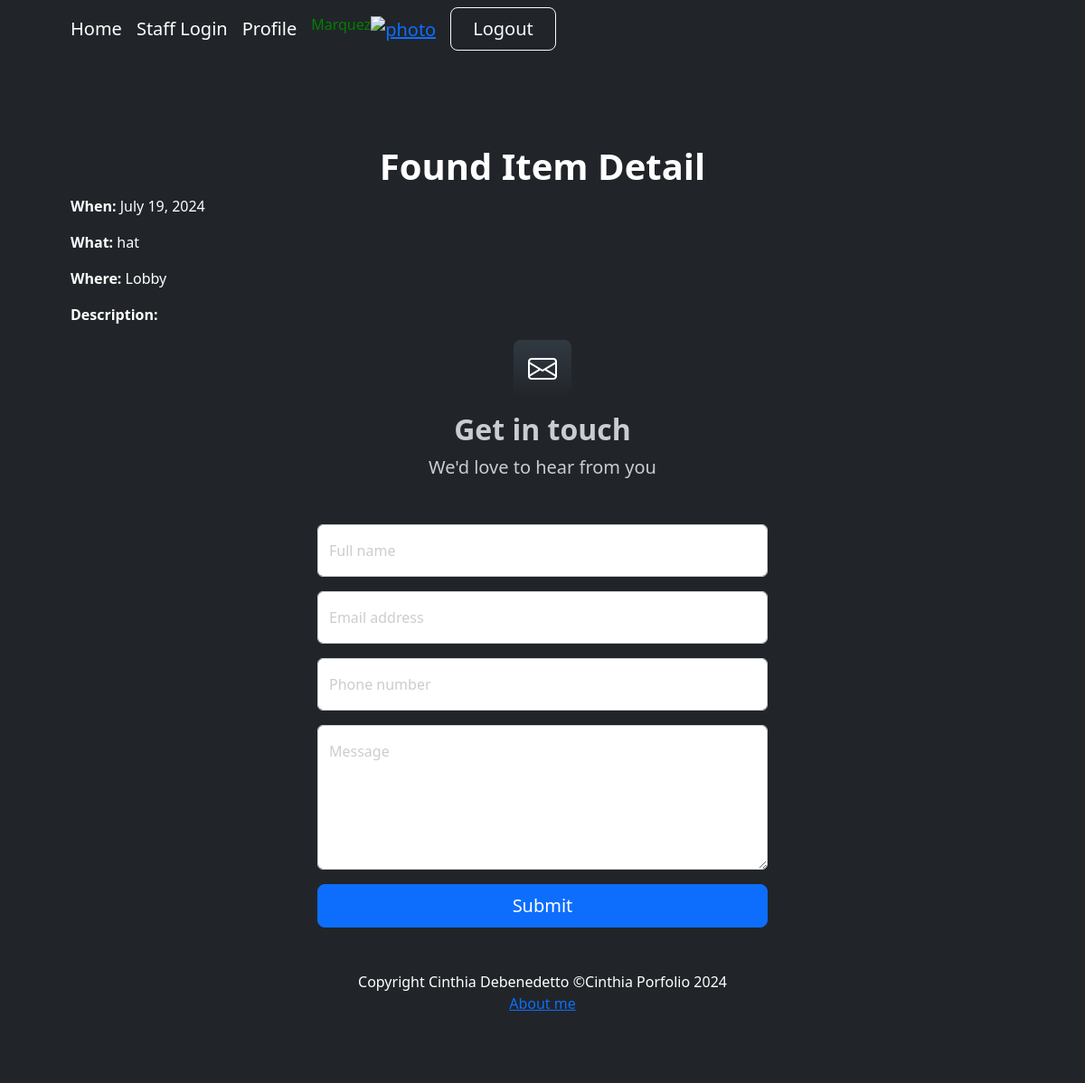
The page /found/1/ (signed in) on the database its author committed.
### busqueda/models.py (models this page shows, shortened)
class Ifound(models.Model):
        LOCATIONS = [
                    ("Lobby", "Lobby"),
                     ("Tonic bar", "Tonic bar"),
                     ("Graze: Breakfast", "Graze: Breakfast"),
                     ("Underwater Observatory", "Underwater Observatory"),
                     ("North end Pool", "North end Pool"),
                     ("Salti: Restaurant", "Salti: Restaurant"),
                     ("Infinity: Restaurant", "Infinity: Restaurant"),
                     ("Kid's club", "Kid's club"),
                     ("Living reef center", "Living reef center"),
                     ("The Shake/Candy shop", "The Shake/Candy shop"),
                     ("Canopy wing: corridor", "Canopy wing: corridor"),
                     ("Driftwood wing: corridor", "Driftwood wing: corridor"),
                     ("Harbour wing: corridor", "Harbour wing: corridor"),
                     ("Transit Lounge", "Transit Lounge"),
                     ("Ferry", "Ferry"),
                     ("South end pool", "South end pool"),
                     ("Water sports", "Water sports"),
                     ("My room", "My room"),
                     ("Lover's Cove", "Lover's Cove"),
                     ("Rain forest walk", "Rain forest walk"),
                     ("Tennis/Basquet court", "Tennis/Basquet court"),
                     ("I don't know", "I don't know"),
    ]
        when = models.DateField(validators=[validate_past_date])
        what = models.CharField(max_length=60)
        where = models.CharField(max_length=60, choices=LOCATIONS, help_text="Select a place where you lost your item")
        color = models.CharField(max_length=50)
        model = models.CharField(max_length=60)
        size = models.CharField(max_length=60)
        description = models.TextField(verbose_name="Description", help_text="Optional: Complete a short description of item", blank=True, null=True)
        photo = models.ImageField(upload_to='found_photos/', blank=True, null=True, help_text='Opcional: load a photo of the item')
        returned_owner = models.BooleanField(default=False)
        class Meta:
            verbose_name = "Found Property"
            verbose_name_plural = "Found Properties"
            ordering = ["when", "what"]

### busqueda/views.py (the view)
# urls.py: path('found/<int:pk>/', foundDetail, name='found_detail'),# URL para la vista de detalle del ítem encontrado
@login_required
def foundDetail(request, pk):
    found = get_object_or_404(Ifound, pk=pk)
    return render(request, 'busqueda/found_detail.html', {'found': found})

### busqueda/templates/busqueda/found_detail.html (shortened to what this page needs)
{% extends "busqueda/index.html" %}
{% block titulo %}
<h1 class="display-10 fw-bolder text-white">Found Item Detail</h1>
{% endblock titulo %}
{% block contenido %}
    <p class="text-white" style="text-align: left;"><strong>When:</strong> {{ found.when }}</p>
    <p class="text-white" style="text-align: left;"><strong>What:</strong> {{ found.what }}</p>
    <p class="text-white" style="text-align: left;"><strong>Where:</strong> {{ found.where }}</p>
    <p class="text-white" style="text-align: left;"><strong>Description: </strong>{{ found.description }}</p>
{% endblock contenido %}

### busqueda/templates/busqueda/index.html (shortened to what this page needs)
<!DOCTYPE html>
<html lang="en">
    <head>
        {% load static %}
        <link href="https://cdn.jsdelivr.net/npm/bootstrap-icons@1.4.1/font/bootstrap-icons.css" rel="stylesheet" />
        <link href="{% static 'css/styles.css'%}" rel="stylesheet" />
        <link rel="stylesheet" href="https://cdnjs.cloudflare.com/ajax/libs/font-awesome/6.4.0/css/all.min.css">
        <link rel="stylesheet" href="https://code.jquery.com/ui/1.12.1/themes/base/jquery-ui.css">
</head>
    </head>
    <body>
        <nav class="navbar navbar-expand-lg navbar-dark bg-dark">
            <div class="container px-5">
                <a class="navbar-brand" href="{% url 'home' %}">Home</a>
                <a class="navbar-brand" href="{% url 'admin' %}">Staff Login</a>
                {% if user.is_authenticated %}
               <a class="navbar-brand" href="{% url 'perfil' %}">Profile</a>
                    <h6 style="color:green">{{user.last_name}}</h6>
                    <div class="navbar-brand">
                        <a href= "{% url 'agregar_avatar'%}"><img src="{{request.session.avatar}}" height= "40px" weight="40px" alt="photo"></a>
                    </div>
                    {% endif %}
                <div class="collapse navbar-collapse" id="navbarSupportedContent">
                {% if user.is_authenticated %}
                <form method="post" action="{% url 'logout' %}">
                    <button type="submit" class="btn btn-outline-light btn-lg px-4" >Logout</button>
                  </form>
                </div>
                {% endif %}
                </div>
        </nav>
        <header class="bg-dark py-5">
            <div class="container px-5">
                <div class="row gx-5 justify-content-center">
                    <div class="col-lg-12">
                        <div class="text-center my-5">
                            {% block titulo %}{% endblock titulo %}
                            {% block contenido %}{% endblock contenido %}
    <section style="background-color: #212529">
        <div>
            <div class="text-center mb-5" >
                <div class="feature bg-primary bg-gradient text-white rounded-3 mb-3"><i class="bi bi-envelope"></i></div>
                <h2 class="fw-bolder">Get in touch</h2>
                <p class="lead mb-0">We'd love to hear from you</p>
            </div>
            <div class="row gx-5 justify-content-center">
                <div class="col-lg-6">
                    <form method="post" action="{% url 'contactar' %}">
                        <div class="form-floating mb-3">
                            <input class="form-control" id="name" type="text" name="name" placeholder="Enter your name..." required />
                            <label for="name">Full name</label>
                        </div>
                        <div class="form-floating mb-3">
                            <input class="form-control" id="email" type="email" name="email" placeholder="name@example.com" required />
                            <label for="email">Email address</label>
                        </div>
                        <div class="form-floating mb-3">
                            <input class="form-control" id="phone" type="tel" name="phone" placeholder="(123) 456-7890" required />
                            <label for="phone">Phone number</label>
                        </div>
                        <div class="form-floating mb-3">
                            <textarea class="form-control" id="message" name="message" placeholder="Enter your message here..." style="height: 10rem" required></textarea>
                            <label for="message">Message</label>
                        </div>
                        <div class="d-grid">
                            <button class="btn btn-primary btn-lg" type="submit">Submit</button>
                        </div>
                    </form>
                </div>
            </div>
        </div>
    </section>
        <footer class="py-5 bg-dark">
            <div class="container px-5"><p class="m-0 text-center text-white">Copyright Cinthia Debenedetto &copy;Cinthia Porfolio 2024</p></div>
            <a class="row gx-5 justify-content-center" href="{% url 'aboutme' %}">About me</a>
        </footer>
    </body>
</html>

### rows shown on the page
Ifound: when "July 19, 2024", what "hat", where "Lobby"

### other values the page prints
{{ user.last_name }} "Marquez"
